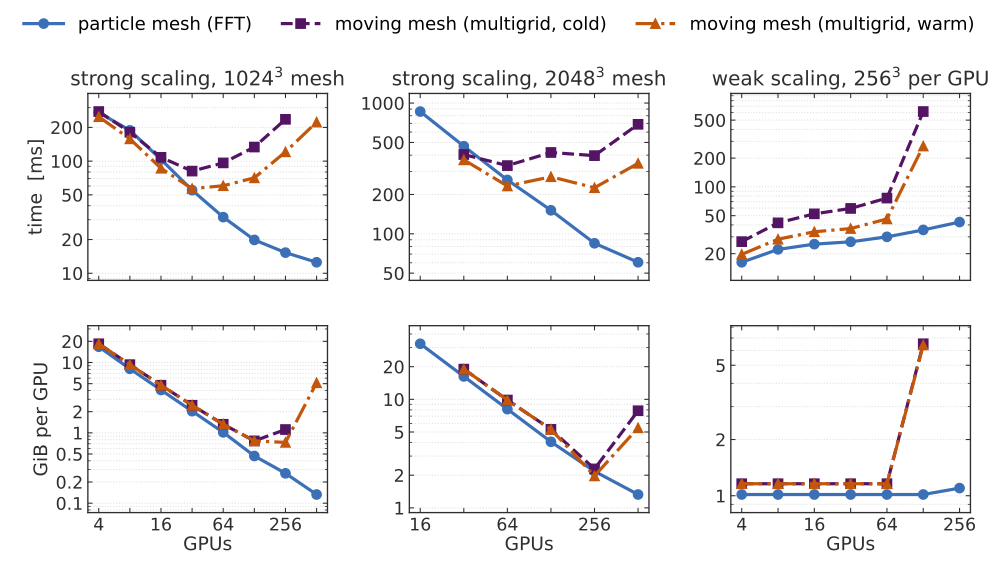

The script that saved this image:
#!/usr/bin/env python3
# ENV: shared
"""
Particle mesh against moving mesh: the cost of the gravity solve. The FFT Poisson solve of the
particle mesh (jaxdecomp pfft) against the real-space halo multigrid that the moving mesh needs
(B. Horowitz, JaxPM branch bhorowitz/MG), cold (u0 = 0, two V-cycles) and warm-started from a
converged potential (one V-cycle, the steady-state cost inside a simulation). Each run paints the
same displacements (CIC, slab decomposition along x) and reads the forces back; time is the
minimum over five repeats, memory the per-device temporary memory, float32, Jean Zay H100.

Data: the jax_hpc_profiler CSVs of JaxPM bench/bench_forces.py (branch bhorowitz/MG), local in
  ~/Projects/NBody/JaxPM/bench/results/{strong,weak}_scaling/forces.csv
(the replot of bench/results/plot.ipynb). Strong scaling holds a 1024^3 or 2048^3 mesh and adds
GPUs; weak scaling keeps 256^3 cells per GPU.

Output (this directory): moving_mesh_scaling.svg, a 2 x 3 grid, rows time / memory, columns
strong 1024^3 / strong 2048^3 / weak.
"""

import sys
from pathlib import Path

HERE = Path(__file__).resolve().parent

ROOT = next(p for p in HERE.parents if (p / "_common.py").exists())
sys.path.insert(0, str(ROOT))
from _common import BLUE, INK, KW, KW2, skip_if_built, slide_style

OUT = "moving_mesh_scaling.svg"
skip_if_built(HERE, OUT)

import pandas as pd

RESULTS = Path.home() / "Projects/NBody/JaxPM/bench/results"
COLS = ["function", "precision", "x", "y", "z", "px", "py", "backend", "nodes", "jit_time",
        "min_time", "max_time", "mean_time", "std_div", "last_time", "generated_code",
        "argument_size", "output_size", "temp_size"]


def load(kind):
    d = pd.read_csv(RESULTS / f"{kind}_scaling/forces.csv", header=None)
    d.columns = COLS
    d["time"], d["memory"] = d["min_time"], d["temp_size"] / 2**30   # ms, GiB per GPU
    return d


strong, weak = load("strong"), load("weak")
weak = weak[weak.x // weak.px == 256]
PANELS = [(strong[strong.x == 1024], r"strong scaling, $1024^3$ mesh"),
          (strong[strong.x == 2048], r"strong scaling, $2048^3$ mesh"),
          (weak, r"weak scaling, $256^3$ per GPU")]
SERIES = [("fft", "particle mesh (FFT)", BLUE, "-", "o"),
          ("mg", "moving mesh (multigrid, cold)", KW2, "--", "s"),
          ("mgwarm", "moving mesh (multigrid, warm)", KW, "-.", "^")]

slide_style()
import matplotlib.pyplot as plt
from matplotlib.ticker import FixedLocator, FuncFormatter, LogLocator, NullFormatter, NullLocator

plt.rcParams["savefig.bbox"] = None
plt.rcParams.update({"xtick.labelsize": 13, "ytick.labelsize": 13})
# shown 1000 px wide on the slide: three columns, the column headers and the legend above them
fig = plt.figure(figsize=(10.4, 5.9))
LEFTS, PANEL_W = (0.088, 0.41, 0.732), 0.24
ROWS = (0.505, 0.095)   # bottoms of the time and memory rows
PH = 0.33

for c, (sub, title) in enumerate(PANELS):
    gpus = sorted(sub["px"].unique())
    for r, (col, ylabel) in enumerate((("time", "time  [ms]"), ("memory", "GiB per GPU"))):
        ax = fig.add_axes((LEFTS[c], ROWS[r], PANEL_W, PH))
        for key, label, colour, ls, m in SERIES:
            d = sub[sub.backend == key].sort_values("px")
            ax.plot(d["px"], d[col], color=colour, ls=ls, marker=m, ms=7, lw=2.4, label=label)
            print(f"{title:36s} {key:7s} {col:6s}", dict(zip(d["px"], d[col].round(2))))
        ax.set_xscale("log", base=2)
        ax.xaxis.set_major_locator(FixedLocator(gpus))
        # up to eight GPU counts: every other one is labelled
        ax.set_xticklabels([str(g) if (len(gpus) <= 4 or k % 2 == 0) else "" for k, g in enumerate(gpus)])
        ax.xaxis.set_minor_locator(NullLocator())
        ax.set_yscale("log")
        ax.yaxis.set_major_locator(LogLocator(base=10, subs=(1, 2, 5)))
        ax.yaxis.set_major_formatter(FuncFormatter(lambda v, _: f"{v:g}"))
        ax.yaxis.set_minor_formatter(NullFormatter())
        ax.margins(y=0.12)
        ax.grid(True, axis="y", which="both", ls=":", alpha=0.4)
        if r == 1:
            ax.set_xlabel("GPUs", fontsize=14, labelpad=1)
        else:
            ax.tick_params(labelbottom=False)
            ax.set_title(title, fontsize=15, color=INK, pad=6)
        if c == 0:
            ax.set_ylabel(ylabel, fontsize=14, labelpad=3)
        if c == 0 and r == 0:
            handles, labels = ax.get_legend_handles_labels()

fig.legend(handles, labels, loc="upper center", ncol=3, fontsize=13.5, frameon=False,
           bbox_to_anchor=(0.5, 1.0), handlelength=2.2, columnspacing=1.6)
fig.savefig(HERE / OUT)
plt.close(fig)
print(f"wrote {OUT}")
